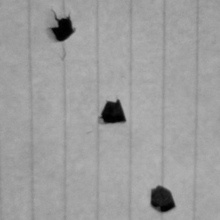
#> input picture mitad2/tareas/agujeros/p/salidaGRIS.png, 220 x 220 px, shrunk from 495 x 495 before the run
$ python Main.py salidaGRIS.png 5
#> lines starting #> are read from the running program, lines starting #| are printed output that depends on the picture
### mitad2/tareas/agujeros/p/Procesamiento.py
import Image, numpy, math, random, ImageDraw
import matplotlib.pyplot as plt


def sobel():
	return ([[-1, 0, 1], [-2, 0, 2], [-1, 0, 1]], \
 			[[1, 2, 1], [0, 0, 0], [-1, -2, -1]])

def obtenerVecinos(x, y, ancho, alto, imagenOriginal):
	vecindad = numpy.zeros((3,3))
	for my in range(y-1, y+2):
		for mx in range(x-1, x+2):
			if mx >= 0 and my >= 0 and mx < ancho and my < alto:
				vecindad[mx-(x-1), my-(y-1)] = imagenOriginal[mx, my][1]
	return vecindad

class Procesamiento:
	def __init__(self, nombreImagen):
		self.imagen = Image.open(nombreImagen)
		self.ancho = self.imagen.size[0]
		self.alto = self.imagen.size[1]
		self.imagenOriginal = self.imagen.load()
		print self.imagen.format, self.imagen.size, self.imagen.mode

	def setImagen(self, nombreImagen):
		self.imagen = Image.open(nombreImagen)
		return

	def aplicarGris(self, abrir, nombreImagenSalida="salidaGRIS.png"):
		pixeles = self.imagen.load()
		print "Aplicando grises..."
		for x in range(self.ancho):
			for y in range(self.alto):
				(R, G, B) = pixeles[x, y]# obtenemos los bytes del pixel
				nuevoPixel = max(R, G, B) # el maximo
				pixeles[x, y] = (nuevoPixel, nuevoPixel, nuevoPixel)
		self.imagen.save(nombreImagenSalida)

		if abrir: #
			self.imagen.show()
		print "listo"
		return

	def sumarFilas(self):
		print "sumando horizontales"
		pixeles = self.imagen.load()
		histograma_horizontal = numpy.zeros(self.ancho,float)

		for x in range(self.ancho):
			for y in range(self.alto):
				histograma_horizontal[x] += pixeles[x,y][0]
		print "listo"
		return histograma_horizontal

	def sumarColumnas(self):
		print "sumando verticales"
		pixeles = self.imagen.load()
		histograma_vertical=numpy.zeros(self.alto,float)

		for x in range(self.ancho):
			for y in range(self.alto):
				histograma_vertical[y] += pixeles[x,y][0]
		print "listo"
		return histograma_vertical

	def graficar(self,horizontal,vertical):
		plt.clf()
		fig=plt.subplot(111)
		topex=max(horizontal)
		topey=max(vertical)
		alto = self.alto
		ancho = self.ancho
		if ancho>alto:
			n=ancho
		else:
			n=alto
		if topex > topey:
			tope=topex
		else:
			tope=topey
		#print 'horixontal',horizontal
		#print 'vertical',vertical
		plt.ylim(-0.1 * tope,tope * 1.1)
		plt.xlim(-0.1*n,1.1*n)
		plt.title('Histograma')
		x=range(1,ancho+1)
		y=range(1,alto+1)
		plt.plot(x,horizontal,'r-',linewidth=2,label='horizontal')

		plt.plot(y,vertical,'b-',linewidth=2,label='vertical')

		box = fig.get_position()
		fig.set_position([box.x0, box.y0 + box.height * 0.1,box.width, box.height * 0.9])
		fig.legend(loc = 'upper center', bbox_to_anchor=(0.5, -0.05), fancybox = True, shadow = True, ncol = 1)

		plt.show()
		return

	def minimosLocales(self,vector):
		minimos = list()
		media = sum(vector) / len(vector)

		for i in range(1, len(vector)-1):
			if vector[i-1]>vector[i] and vector[i]<vector[i+1]:
				# varia segun la imagen(esta es para fondos claros)
				if vector[i] < media-50: # umbral sacado a prueba y error
					minimos.append(i)
		return minimos

	def linasImaginarias(self, minimosX, minimosY):
		pixeles = self.imagen.load()
		lineasVerticales = list()
		lineasHorizontales = list()

		minimosX = minimosX[-10:]
		minimosY = minimosY[-10:]

		for x in minimosX:
			for y in range(self.alto):
				#pixeles[x, y] = (255, 0, 0)
				lineasVerticales.append((x, y))

		for y in minimosY:
			for x in range(self.ancho):
				#pixeles[x, y] = (0, 0, 255)
				lineasHorizontales.append((x, y))

		#self.imagen.show()
		return lineasHorizontales, lineasVerticales

	def calcularCruces(self, lineasHorizontales, lineasVerticales):
		print "Buscando pixeles de posibles agujeros..."
		pixeles = self.imagen.load()
		draw = ImageDraw.Draw(self.imagen)
		frecuencia = dict()
		pixelesCruz = list()

		for i in lineasVerticales:
			if i in frecuencia:
				frecuencia[i] += 1
			else:
				frecuencia[i] = 1

		for j in lineasHorizontales:
			if j in frecuencia:
				frecuencia[j] += 1
				if frecuencia[j] > 1:
					pixelesCruz.append(j)
					pixeles[j] = (255,0,0)
			else:
				frecuencia[j] = 1

		self.imagen.show()
		print "listo"
		return pixelesCruz

	# [18 lines left out: function aplicarUmbral, not called in this run]

	def aplicarFiltro(self, abrir, nombreImagenSalida="salidaFILTRO.png"):
		print "Aplicando filtro..."
		pixeles = self.imagen.load()

		for x in range(self.ancho):
			for y in range(self.alto):
				vecindad = list() # reiniciamos
				for mx in range(x-1, x+2):
					for my in range(y-1, y+2):
						if mx >= 0 and my >= 0 and mx < self.ancho and my < self.alto:
							vecindad.append(self.imagenOriginal[x, y][0])
				vecindad.sort()
				nuevoPixel =  vecindad[len(vecindad) / 2]
				pixeles[x, y] = (nuevoPixel, nuevoPixel, nuevoPixel)
		self.imagen.save(nombreImagenSalida)

		if abrir:
			self.imagen.show()
		print "listo"
		return

	def aplicarConvolucion(self, abrir, nombreImagenSalida="salidaCONVOLUCION.png"):
		print "Aplicando convolucion..."
		sobX, sobY = sobel()
		pixeles = self.imagen.load()

		for x in range(self.ancho):
			for y in range(self.alto):
				vecindad = obtenerVecinos(x, y, self.ancho, self.alto, self.imagenOriginal)
				gx = sum(sum(vecindad * sobX))
				gy = sum(sum(vecindad * sobY))

				xm = (gx ** 2)
				ym = (gy ** 2)
				nuevoPixel = int(math.sqrt(xm + ym)) # pitagoras

				if nuevoPixel > 255:
					nuevoPixel = 255
				if nuevoPixel < 0:
					nuevoPixel = 0

				pixeles[x, y] = (nuevoPixel, nuevoPixel, nuevoPixel)
		self.imagen.save(nombreImagenSalida)

		if abrir:
			self.imagen.show()
		print "listo"
		return

	def aplicarNormalizacion(self, abrir, nombreImagenSalida="salidaNORMALIZACION.png"):
		print "Aplicando normaliazacion..."
		pixeles = self.imagen.load()

		valores = self.imagen.getextrema() # El minimo y maximo de la imagen
		MIN = valores[0]
		MAX = valores[0][1]
		for i in valores:
			if i[0] < MIN:
				MIN = i[0]
			if i[1] > MAX:
				MAX = i[1]

		rango = MAX - MIN
		prop = 255.0 / rango

		for y in range(self.alto):
			for x in range(self.ancho):
				nuevoPixel = int(math.floor(pixeles[x, y][1] - MIN) * prop)
				pixeles[x, y] = (nuevoPixel, nuevoPixel, nuevoPixel)

		self.imagen.save(nombreImagenSalida)
		if abrir:
			self.imagen.show()
		print "listo"
		return

	# [131 lines left out: functions aplicarBinarizacion, buscarObjetos, pintarImagenOriginal, not called in this run]

### mitad2/tareas/agujeros/p/Main.py
from Procesamiento import Procesamiento
from sys import argv
import time

abrir = False # para abrirla en una ventana la imagen obtenida

def main(nombreImagen, RANGO):
	pro = Procesamiento(nombreImagen) # instanciamos
#> in __init__, self.imagen is the input picture: PIL image 220x220 RGB; min 0, max 180, mean 157.9
#| PNG (220, 220) RGB

	# grises
	grises = pro.aplicarGris(abrir)

	# sumar filas de la imagen
	sumaHorizontales = pro.sumarFilas()
#> after the loop in sumarFilas, `for x in range(self.ancho):`: histograma_horizontal = 220 values, max 36957 at index 145, min 29679 at index 64, mean 34737.5
#> sumaHorizontales has the same summary as histograma_horizontal in sumarFilas
	# sumar columna de la imagen
	sumaVerticales = pro.sumarColumnas()
#> after the loop in sumarColumnas, `for x in range(self.ancho):`: histograma_vertical = 220 values, max 36243 at index 168, min 31473 at index 30, mean 34737.5
#> sumaVerticales has the same summary as histograma_vertical in sumarColumnas
	# graficar
	pro.graficar(sumaHorizontales, sumaVerticales)
#> in graficar, `topex=max(horizontal)`: topex = 36957
#> in graficar, `topey=max(vertical)`: topey = 36243
#> in graficar, `tope=topex`: tope = 36957
#> in graficar, `plt.show()`:
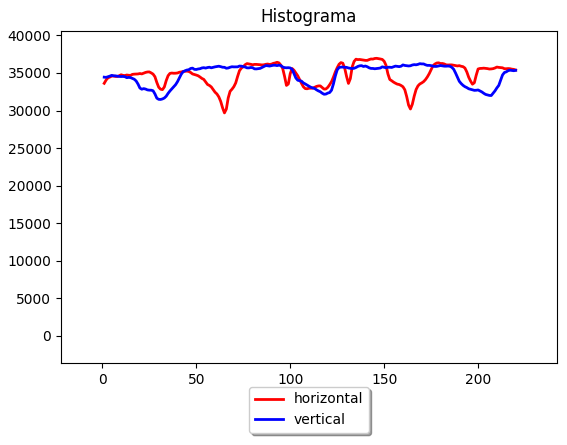
#> figure drawn by matplotlib, 1 panel; curve peaks at x = 146, y = 36957; curve peaks at x = 169, y = 36243
	# minimos locales
	lineasVerticales = pro.minimosLocales(sumaVerticales)
#> in minimosLocales, `media = sum(vector) / len(vector)`: media = 34737.5
#> after the loop in minimosLocales, `for i in range(1, len(vector)-1):`: minimos = [1, 5, 9, 12, 20, 30, 117, 197, 206]
#> lineasVerticales = [1, 5, 9, 12, 20, 30, 117, 197, 206]
	lineasHorizontales = pro. minimosLocales(sumaHorizontales)
#> lineasHorizontales = [11, 14, 31, 64, 97, 108, 117, 130, 163, 196]
	# dibujamos la lineas de los minimos locales
	(lineasHorizontales, lineasVerticales) = pro.linasImaginarias(lineasHorizontales, lineasVerticales)
#> in linasImaginarias, `minimosY = minimosY[-10:]`: minimosY = [1, 5, 9, 12, 20, 30, 117, 197, 206]
#> the loop in linasImaginarias, `for x in minimosX:` made 10 passes
#> x on passes 1 to 10: 11, 14, 31, 64, 97, 108, 117, 130, 163, 196
#> after the loop in linasImaginarias, `for x in minimosX:`: lineasVerticales = 2200 pairs, first value 11 to 196, second value 0 to 219
#> the loop in linasImaginarias, `for y in minimosY:` made 9 passes
#> y on passes 2 to 9: 5, 9, 12, 20, 30, 117, 197, 206
#> after the loop in linasImaginarias, `for y in minimosY:`: lineasHorizontales = 1980 pairs, first value 0 to 219, second value 1 to 206
	# dibujamos los puntos en donde cruzan las lineas imaginarias
	pro.setImagen("salidaGRIS.png")
	pixelesCruz = pro.calcularCruces(lineasVerticales, lineasHorizontales)
#> the loop in calcularCruces, `for i in lineasVerticales:` made 1980 passes
#> i on passes 1 to 3: (0, 1), (1, 1), (2, 1)
#> after the loop in calcularCruces, `for i in lineasVerticales:`: frecuencia = 1980 items
#> the loop in calcularCruces, `for j in lineasHorizontales:` made 2200 passes
#> j on passes 1 to 3: (11, 0), (11, 1), (11, 2)
#> after the loop in calcularCruces, `for j in lineasHorizontales:`: frecuencia = 4090 items; pixelesCruz = 90 pairs, first value 11 to 196, second value 1 to 206
#> in calcularCruces, `self.imagen.show()`:
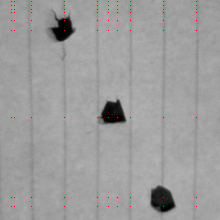
#> shown: PIL image 220x220 RGB; mean R, G, B 158.1, 157.6, 157.6

	# filtro
	pro.setImagen(nombreImagen) # receteamos
	pro.aplicarFiltro(abrir)
	# convolucion
	pro.setImagen("salidaFILTRO.png") # imagen base
	pro.aplicarConvolucion(abrir)
#> in aplicarConvolucion, `self.imagen.save(nombreImagenSalida)`:
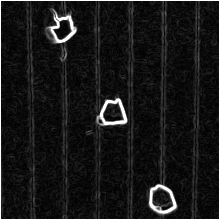
#> saved as salidaCONVOLUCION.png: PIL image 220x220 RGB; min 0, max 255, mean 24.8
	# normalizacion
	pro.setImagen("salidaCONVOLUCION.png") # imagen base
	pro.aplicarNormalizacion(abrir)
#> the loop in aplicarNormalizacion, `for i in valores:` made 1 pass
#> i on pass 1: (0, 255)
	# binarizacion
	pro.setImagen("salidaNORMALIZACION.png") # imagen base
	pro.aplicarBinarizacion(abrir, RANGO)
	# buscar objetos y centro masa

	pro.setImagen("salidaBINARIZADA.png") # receteamos
	agujeros = pro.buscarObjetos(abrir, pixelesCruz) # BFS

	pro.setImagen(nombreImagen)
	pro.pintarImagenOriginal(agujeros)


######## PARAMATROS DEL PROGRAMA #######
# argv[1] =(string) nombre de la imagen
# argv[2] =(int) rango binarizacion - numero entre 0-255(mientras mas bajo bordes mas gruesos)
########################################
#> (the run stopped early here; a loop or call above may not have finished)
